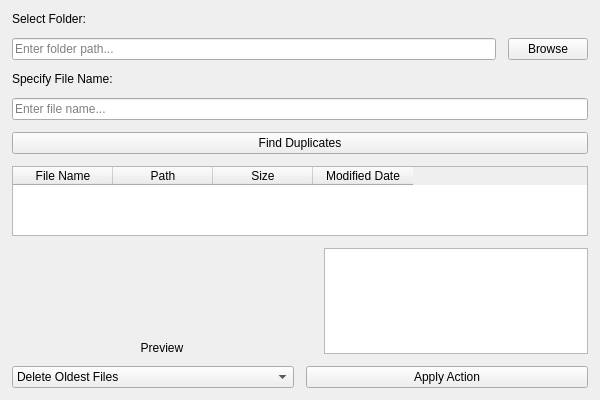
<?xml version='1.0' encoding='utf-8'?>
<ui version="4.0">
 <class>FindDuplicateFiles</class>
 <widget class="QWidget" name="FindDuplicateFiles">
  <property name="geometry">
   <rect>
    <x>0</x>
    <y>0</y>
    <width>600</width>
    <height>400</height>
   </rect>
  </property>
  <property name="minimumSize">
   <size>
    <width>500</width>
    <height>350</height>
   </size>
  </property>
  <property name="windowTitle">
   <string>Find Duplicate Files</string>
  </property>
  <layout class="QVBoxLayout" name="verticalLayout">
   <property name="spacing">
    <number>12</number>
   </property>
   <property name="leftMargin">
    <number>12</number>
   </property>
   <property name="topMargin">
    <number>12</number>
   </property>
   <property name="rightMargin">
    <number>12</number>
   </property>
   <property name="bottomMargin">
    <number>12</number>
   </property>
   <item>
    <widget class="QLabel" name="labelFolder">
     <property name="text">
      <string>Select Folder:</string>
     </property>
     <property name="rfuLocale_setText" stdset="0">
      <string notr="true">Legacy.s82887767ccbb3a97</string>
     </property>
    </widget>
   </item>
   <item>
    <layout class="QHBoxLayout" name="folderLayout">
     <item>
      <widget class="QLineEdit" name="lineEditFolder">
       <property name="placeholderText">
        <string>Enter folder path...</string>
       </property>
       <property name="rfuLocale_setPlaceholderText" stdset="0">
        <string notr="true">Legacy.s5b8c4ef76f75c883</string>
       </property>
      </widget>
     </item>
     <item>
      <widget class="QPushButton" name="buttonBrowseFolder">
       <property name="minimumWidth">
        <number>100</number>
       </property>
       <property name="text">
        <string>Browse</string>
       </property>
       <property name="rfuLocale_setText" stdset="0">
        <string notr="true">Legacy.s3227aa9666253f7a</string>
       </property>
      </widget>
     </item>
    </layout>
   </item>
   <item>
    <widget class="QLabel" name="labelFile">
     <property name="text">
      <string>Specify File Name:</string>
     </property>
     <property name="rfuLocale_setText" stdset="0">
      <string notr="true">Legacy.sce7758dac5ca5558</string>
     </property>
    </widget>
   </item>
   <item>
    <widget class="QLineEdit" name="lineEditFile">
     <property name="placeholderText">
      <string>Enter file name...</string>
     </property>
     <property name="rfuLocale_setPlaceholderText" stdset="0">
      <string notr="true">Legacy.s3bfd190877e4287c</string>
     </property>
    </widget>
   </item>
   <item>
    <widget class="QPushButton" name="buttonFindDuplicates">
     <property name="minimumHeight">
      <number>40</number>
     </property>
     <property name="text">
      <string>Find Duplicates</string>
     </property>
     <property name="rfuLocale_setText" stdset="0">
      <string notr="true">Legacy.s464e1de43383aadf</string>
     </property>
    </widget>
   </item>
   <item>
    <spacer name="verticalSpacer">
     <property name="orientation">
      <enum>Qt::Vertical</enum>
     </property>
     <property name="sizeHint" stdset="0">
      <size>
       <width>20</width>
       <height>40</height>
      </size>
     </property>
    </spacer>
   </item>
   <item>
    <widget class="QTableWidget" name="duplicatesTable">
     <property name="selectionMode">
      <enum>QAbstractItemView::SingleSelection</enum>
     </property>
     <column>
      <property name="text">
       <string>File Name</string>
      </property>
     </column>
     <column>
      <property name="text">
       <string>Path</string>
      </property>
     </column>
     <column>
      <property name="text">
       <string>Size</string>
      </property>
     </column>
     <column>
      <property name="text">
       <string>Modified Date</string>
      </property>
     </column>
    </widget>
   </item>
   <item>
    <layout class="QHBoxLayout" name="previewLayout">
     <item>
      <widget class="QLabel" name="previewLabel">
       <property name="minimumSize">
        <size>
         <width>300</width>
         <height>200</height>
        </size>
       </property>
       <property name="text">
        <string>Preview</string>
       </property>
       <property name="alignment">
        <set>Qt::AlignCenter</set>
       </property>
       <property name="rfuLocale_setText" stdset="0">
        <string notr="true">Legacy.s324b134f57c70c72</string>
       </property>
      </widget>
     </item>
     <item>
      <widget class="QTextEdit" name="textPreview">
       <property name="readOnly">
        <bool>true</bool>
       </property>
      </widget>
     </item>
    </layout>
   </item>
   <item>
    <layout class="QHBoxLayout" name="actionLayout">
     <item>
      <widget class="QComboBox" name="deleteStrategyCombo">
       <item>
        <property name="text">
         <string>Delete Oldest Files</string>
        </property>
       </item>
       <item>
        <property name="text">
         <string>Delete Newest Files</string>
        </property>
       </item>
       <item>
        <property name="text">
         <string>Move to Folder</string>
        </property>
       </item>
      </widget>
     </item>
     <item>
      <widget class="QPushButton" name="buttonApplyAction">
       <property name="text">
        <string>Apply Action</string>
       </property>
       <property name="rfuLocale_setText" stdset="0">
        <string notr="true">Legacy.s8f433ba46fc7730c</string>
       </property>
      </widget>
     </item>
    </layout>
   </item>
  </layout>
  <property name="rfuLocale_setWindowTitle" stdset="0">
   <string notr="true">Legacy.s5ca85764681143c0</string>
  </property>
 </widget>
 <resources />
 <connections />
</ui>
